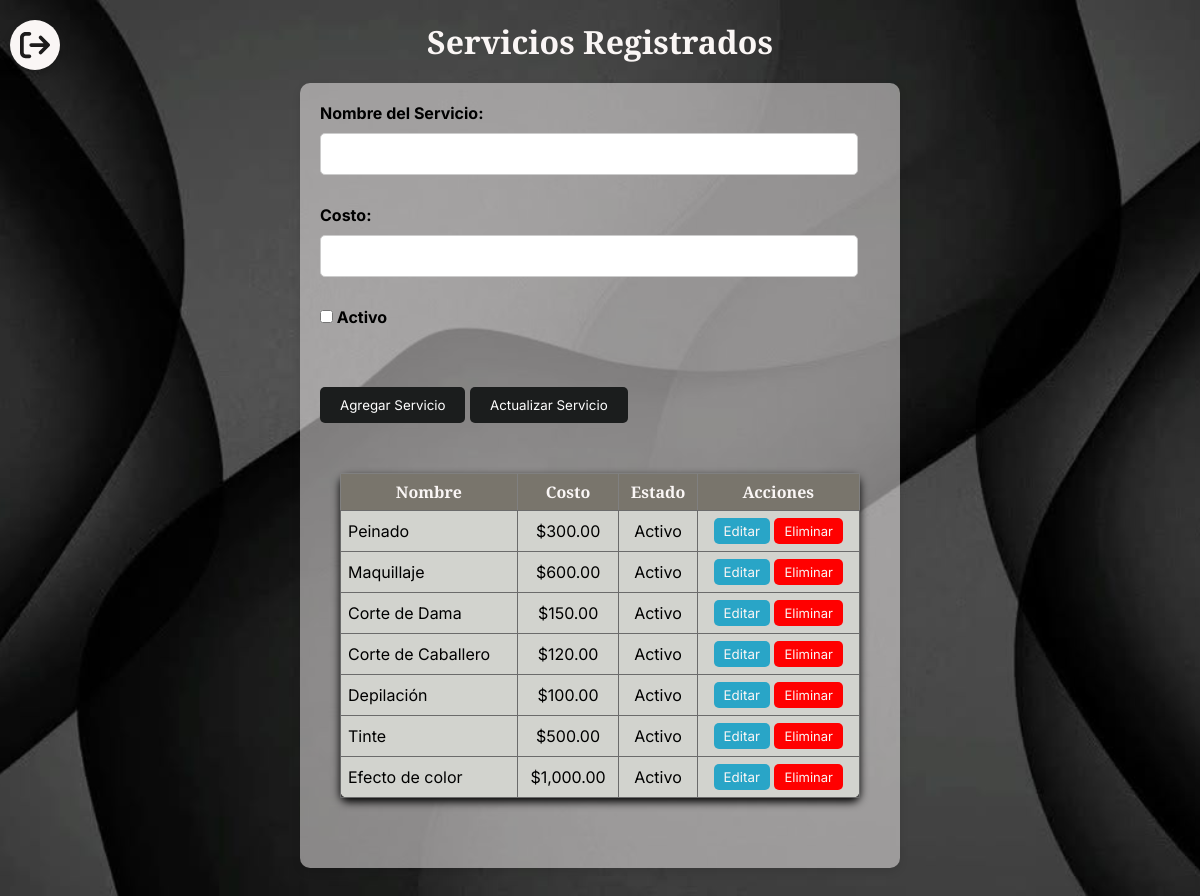
The app's page /serviciosCrud.php (signed in) with its own data.
### tables this page shows
CREATE TABLE servicios (
    id_servicio INT(4) PRIMARY KEY AUTO_INCREMENT,
    nombre_serv VARCHAR(25) NOT NULL UNIQUE,
    costo DECIMAL(6,2) NOT NULL,
    activo INT(1) NOT NULL DEFAULT 1  
);

### serviciosCrud.php (the view, shortened to what this page needs)
<?php
$conexion = conectar();
$stmt = $conexion->prepare("SELECT * FROM servicios");
$stmt->execute();
$servicios = $stmt->fetchAll();
?>
<!DOCTYPE html>
<html lang="es">
<head>
    <link rel="stylesheet" type="text/css" href="styles/styles.css">
</head>
<body class="body-log">
    <h1>Servicios Registrados</h1>
    <div class="contprinc">
        <div class="contform">
            <form action="" method="POST">
                <label for="nombre_serv">Nombre del Servicio:</label>
                <input type="text" name="nombre_serv" id="nombre_serv" required>
                <br><br>
                <label for="costo">Costo:</label>
                <input type="number" name="costo" id="costo" step="0.01" required>
                <br><br>
                <label>
                    <input type="checkbox" name="activo" id="activo" value="1">
                    Activo
                </label>
                <br><br>
                <div class="btncont">
                    <button type="submit" name="add_service" class="btn">Agregar Servicio</button>
                    <button type="submit" name="edit_service" class="btn">Actualizar Servicio</button>
                </div>
            </form>
        </div>
        <div class="contab">
            <table border="1" class="tbl">
                <thead>
                    <tr>
                        <th>Nombre</th>
                        <th>Costo</th>
                        <th>Estado</th>
                        <th>Acciones</th>
                    </tr>
                </thead>
                <tbody>
                    <?php foreach ($servicios as $servicio): ?>
                        <tr>
                            <td><?php echo htmlspecialchars($servicio['nombre_serv']); ?></td>
                            <td class="cost">$<?php echo number_format($servicio['costo'], 2); ?></td>
                            <td class="cost"><?php echo $servicio['activo'] ? 'Activo' : 'Inactivo'; ?></td>
                            <td class="act">
                                <button onclick="editService(<?php echo $servicio['id_servicio']; ?>, '<?php echo addslashes($servicio['nombre_serv']); ?>', <?php echo $servicio['costo']; ?>, <?php echo $servicio['activo']; ?>)">Editar</button>
                                <a href="?delete=<?php echo $servicio['id_servicio']; ?>" onclick="return confirm('¿Estás seguro de eliminar este servicio?')">Eliminar</a>
                            </td>
                        </tr>
                    <?php endforeach; ?>
                </tbody>
            </table>
        </div>
    </div>
    <div class="svgcont">
        <a href="logout.php">
        </a>
    </div>
</body>
</html>

### styles/styles.css (style rules this page uses)
* { box-sizing: border-box; margin: 0; padding: 0; font-family: "Inter"; }
.body-log { background-image: url("../assets/Radico.jpeg"); background-size: cover; background-position: center; background-repeat: no-repeat; min-height: 100vh; margin: 0; font-family: "Inter", sans-serif; }
.svgcont { width: 50px; height: 50px; border-radius: 50%; background-color: #faf6f5; display: flex; align-items: center; justify-content: center; position: absolute; left: 10px; top: 20px; box-shadow: 0 4px 8px rgba(0, 0, 0, 0.2); }
.svgmenu { width: 30px; height: 30px; fill: #1d1b1b; transition: fill 0.3s; }
h1 { font-family: "Playfair Display"; text-align: center; color: #faf6f5; margin-top: 20px; }
label { font-family: "Inter"; font-weight: bold; display: block; margin-bottom: 10px; }
input[type="text"], input[type="email"], input[type="password"], input[type="number"] { width: 96%; padding: 10px; border: 1px solid #ccc; border-radius: 5px; font-size: 16px; margin-bottom: 10px; }
h1 { text-align: center; color: #faf6f5; margin-bottom: 20px; font-family: "Playfair Display"; }
.contprinc { max-width: 600px; margin: auto; background-color: rgb(250, 246, 245, 0.5); padding: 20px; margin-bottom: 3rem; border-radius: 10px; box-shadow: 0 4px 8px rgba(0, 0, 0, 0.1); justify-content: center; align-items: center; }
.contab { max-width: 800px; margin: 20px auto; padding: 20px; }
.tbl { width: 100%; border-collapse: collapse; margin-bottom: 10px; background-color: #d2d3ce; border-radius: 8px; box-shadow: 0 4px 8px rgba(0, 0, 0, 1); }
.tbl thead th { background-color: #79756c; color: #faf6f5; padding: 7px; font-family: "Playfair Display"; }
.tbl tbody td { padding: 7px; border: 1px solid #6b6b6b; font-family: "Inter"; }
.tbl tbody button { background-color: #29a5c7; color: #faf6f5; border: none; border-radius: 5px; padding: 5px 10px; cursor: pointer; transition: background-color 0.4s, transform 0.2s; }
.tbl tbody a { display: inline-block; background-color: red; color: #faf6f5; font-size: small; text-decoration: none; padding: 5px 10px; text-align: center; border-radius: 5px; transition: background-color 0.4s, transform 0.2s; }
.cost, .act { text-align: center; }
.btn { padding: 10px 20px; background: #1b1d1d; color: white; border: none; border-radius: 5px; cursor: pointer; transition: background-color 0.3s ease; display: inline-block; justify-content: center; margin: 10px auto; }

### records on screen
servicios: nombre_serv "Peinado", costo "300.00", activo "Activo"
servicios: nombre_serv "Maquillaje", costo "600.00", activo "Activo"
servicios: nombre_serv "Corte de Dama", costo "150.00", activo "Activo"
servicios: nombre_serv "Corte de Caballero", costo "120.00", activo "Activo"
servicios: nombre_serv "Depilación", costo "100.00", activo "Activo"
servicios: nombre_serv "Tinte", costo "500.00", activo "Activo"
servicios: nombre_serv "Efecto de color", costo "1,000.00", activo "Activo"
